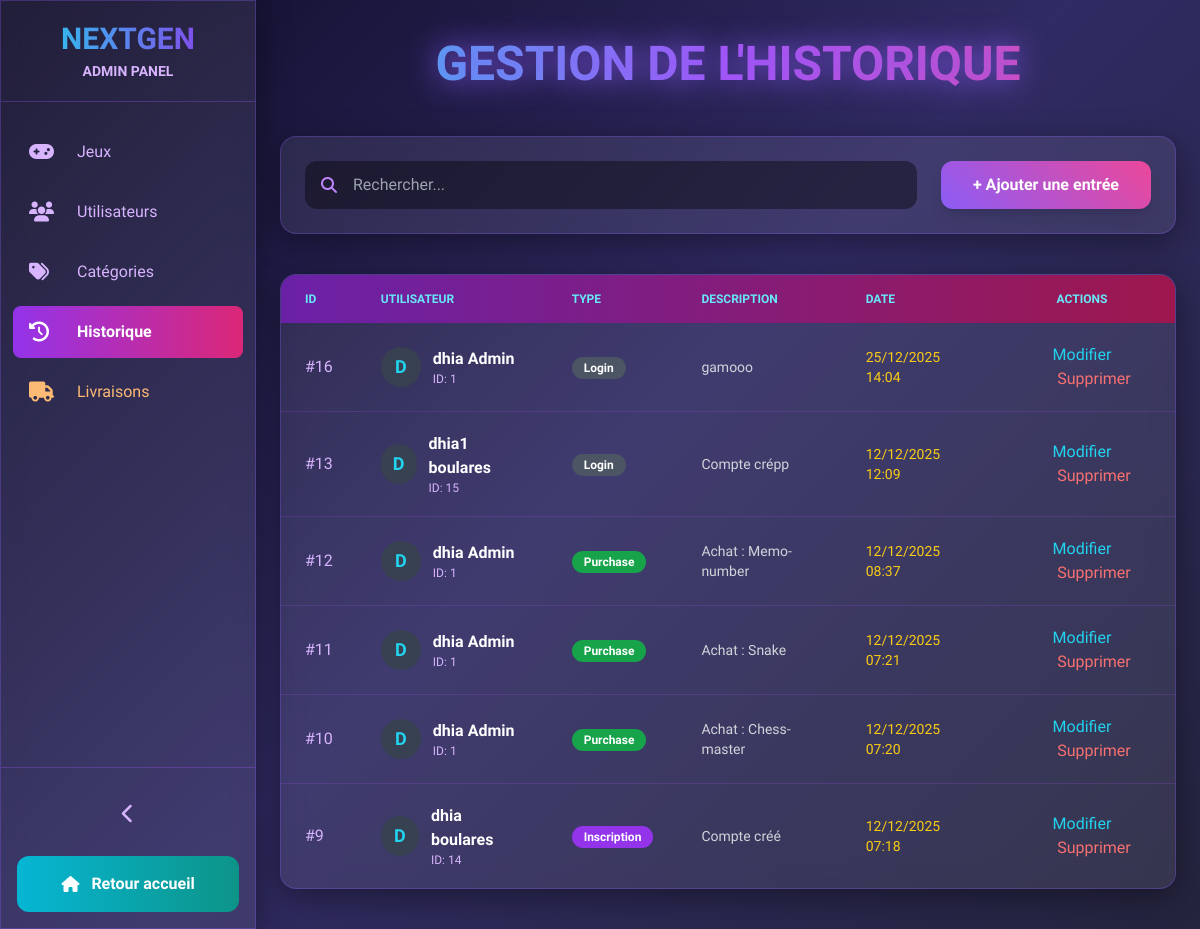
/view/backoffice/admin_historique.php (signed in), run on the app's committed database.
### tables this page shows
CREATE TABLE `historique` (
  `id_historique` int(11) NOT NULL,
  `id_user` int(11) NOT NULL,
  `type_action` varchar(100) NOT NULL,
  `description` text DEFAULT NULL,
  `date_action` datetime DEFAULT current_timestamp()
);

CREATE TABLE `users` (
  `id` int(11) NOT NULL,
  `nom` varchar(50) NOT NULL,
  `prenom` varchar(50) NOT NULL,
  `email` varchar(100) NOT NULL,
  `telephone` varchar(20) NOT NULL,
  `mdp` varchar(255) NOT NULL,
  `role` enum('user','admin') DEFAULT 'user',
  `created_at` timestamp NOT NULL DEFAULT current_timestamp(),
  `photo_profil` varchar(255) DEFAULT NULL,
  `credits` decimal(10,2) DEFAULT 0.00,
  `last_login` datetime DEFAULT NULL,
  `email_verified` tinyint(1) DEFAULT 0,
  `verification_code` char(6) DEFAULT NULL,
  `verification_expires` datetime DEFAULT NULL,
  `statut` enum('actif','suspendu','banni') DEFAULT 'actif',
  `date_inscription` datetime DEFAULT current_timestamp()
);

### view/backoffice/admin_historique.php (the view, shortened to what this page needs)
<?php
$pdo = Config::getConnexion();
$search = $_GET['search'] ?? '';
if ($search !== '') {
    $search = '%' . $search . '%';
    $stmt = $pdo->prepare("SELECT h.*, u.prenom, u.nom FROM historique h LEFT JOIN users u ON h.id_user = u.id WHERE u.prenom LIKE ? OR u.nom LIKE ? OR h.description LIKE ? OR h.type_action LIKE ? ORDER BY h.date_action DESC");
    $stmt->execute([$search, $search, $search, $search]);
    $allHistory = $stmt->fetchAll(PDO::FETCH_ASSOC);
} else {
    $allHistory = $pdo->query("SELECT h.*, u.prenom, u.nom FROM historique h LEFT JOIN users u ON h.id_user = u.id ORDER BY h.date_action DESC")->fetchAll(PDO::FETCH_ASSOC);
}
?>
<!DOCTYPE html>
<html lang="fr" class="h-full">
<head>
 <script src="https://cdn.tailwindcss.com"></script>
 <link href="https://cdnjs.cloudflare.com/ajax/libs/font-awesome/6.5.0/css/all.min.css" rel="stylesheet">
</head>
<body class="h-full" x-data="{ sidebarOpen: true }">
<aside :class="sidebarOpen ? 'sidebar-open' : 'sidebar-closed'" class="glass fixed inset-y-0 left-0 z-40 flex flex-col transition-all duration-300 overflow-hidden">
  <div class="p-5 text-center border-b border-purple-500/30">
    <h1 class="text-3xl font-black bg-gradient-to-r from-cyan-400 to-purple-600 bg-clip-text text-transparent">NEXTGEN</h1>
    <p x-show="sidebarOpen" class="text-purple-300 text-sm font-bold mt-1">ADMIN PANEL</p>
  </div>
  <nav class="flex-1 px-3 py-6 space-y-2">
    <?php $current = basename($_SERVER['PHP_SELF']); ?>
    <a href="admin_jeux.php" class="flex items-center space-x-4 px-4 py-3 rounded-lg transition <?= $current==='admin_jeux.php'?'bg-gradient-to-r from-purple-600 to-pink-600 text-white':'hover:bg-white/10 text-purple-300' ?>">
      <i class="fas fa-gamepad w-8 text-xl"></i><span x-show="sidebarOpen">Jeux</span>
    </a>
    <a href="admin_users.php" class="flex items-center space-x-4 px-4 py-3 rounded-lg transition <?= $current==='admin_users.php'?'bg-gradient-to-r from-purple-600 to-pink-600 text-white':'hover:bg-white/10 text-purple-300' ?>">
      <i class="fas fa-users w-8 text-xl"></i><span x-show="sidebarOpen">Utilisateurs</span>
    </a>
    <a href="admin_categories.php" class="flex items-center space-x-4 px-4 py-3 rounded-lg transition <?= $current==='admin_categories.php'?'bg-gradient-to-r from-purple-600 to-pink-600 text-white':'hover:bg-white/10 text-purple-300' ?>">
      <i class="fas fa-tags w-8 text-xl"></i><span x-show="sidebarOpen">Catégories</span>
    </a>
    <a href="admin_historique.php" class="flex items-center space-x-4 px-4 py-3 rounded-lg bg-gradient-to-r from-purple-600 to-pink-600 text-white font-bold">
      <i class="fas fa-history w-8 text-xl"></i><span x-show="sidebarOpen">Historique</span>
    </a>
<a href="admin_livraisons.php" class="flex items-center space-x-4 px-4 py-3 rounded-lg transition <?= $current==='admin_livraisons.php'?'bg-gradient-to-r from-orange-600 to-amber-600 text-white':'hover:bg-white/10 text-orange-300' ?>">
        <i class="fas fa-truck w-8 text-xl"></i><span x-show="sidebarOpen">Livraisons</span>
    </a>
  </nav>
  <div class="p-4 border-t border-purple-500/30">
    <button @click="sidebarOpen = !sidebarOpen" class="w-full py-4 hover:bg-white/5 rounded-lg">
      <i class="fas fa-chevron-left mx-auto text-xl text-purple-300" :class="{'rotate-180': !sidebarOpen}"></i>
    </button>
    <a href="../frontoffice/index.php" class="flex items-center justify-center gap-3 px-4 py-4 mt-3 rounded-xl bg-gradient-to-r from-cyan-500 to-teal-600 text-white font-bold hover:scale-105 transition">
      <i class="fas fa-home"></i><span x-show="sidebarOpen">Retour accueil</span>
    </a>
  </div>
</aside>
<main class="min-h-screen transition-all duration-300" :class="sidebarOpen ? 'lg:ml-64 ml-20' : 'ml-20'">
  <div class="max-w-7xl mx-auto px-6 py-10">
    <h1 class="text-center text-5xl font-black bg-gradient-to-r from-cyan-400 via-purple-500 to-pink-500 bg-clip-text text-transparent neon-text mb-12">
    </h1>
    <div class="flex flex-col sm:flex-row gap-6 mb-10 glass p-6 rounded-2xl">
      <form method="GET" class="flex-1">
        <div class="relative">
          <i class="fas fa-search absolute left-4 top-1/2 -translate-y-1/2 text-purple-400"></i>
          <input type="text" name="search" value="<?= htmlspecialchars($search) ?>" placeholder="Rechercher..." class="w-full pl-12 pr-4 py-3 bg-black/40 rounded-xl text-white focus:outline-none focus:ring-2 focus:ring-purple-500">
        </div>
      </form>
      <button onclick="document.getElementById('addModal').classList.remove('hidden')" class="btn-neon text-white font-bold py-3 px-8 rounded-xl shadow-lg hover:shadow-xl transition">
        + Ajouter une entrée
      </button>
    </div>
    <div class="glass rounded-2xl overflow-hidden">
      <div class="overflow-x-auto">
        <table class="w-full">
          <thead class="bg-gradient-to-r from-purple-800 to-pink-800">
            <tr>
              <th class="px-6 py-4 text-left text-xs font-bold text-cyan-300 uppercase">ID</th>
              <th class="px-6 py-4 text-left text-xs font-bold text-cyan-300 uppercase">Utilisateur</th>
              <th class="px-6 py-4 text-left text-xs font-bold text-cyan-300 uppercase">Type</th>
              <th class="px-6 py-4 text-left text-xs font-bold text-cyan-300 uppercase">Description</th>
              <th class="px-6 py-4 text-left text-xs font-bold text-cyan-300 uppercase">Date</th>
              <th class="px-6 py-4 text-center text-xs font-bold text-cyan-300 uppercase">Actions</th>
            </tr>
          </thead>
          <tbody class="divide-y divide-purple-500/20">
            <?php foreach ($allHistory as $h): ?>
            <tr class="hover:bg-white/5 transition">
              <td class="px-6 py-5 text-purple-300 font-medium">#<?= $h['id_historique'] ?></td>
              <td class="px-6 py-5">
                <div class="flex items-center gap-3">
                  <div class="w-10 h-10 bg-gray-700 rounded-full flex items-center justify-center text-lg font-bold text-cyan-400">
                    <?= strtoupper(substr($h['prenom']??'U', 0, 1)) ?>
                  </div>
                  <div>
                    <div class="font-semibold text-white"><?= htmlspecialchars($h['prenom']??'Inconnu') ?> <?= htmlspecialchars($h['nom']??'') ?></div>
                    <div class="text-purple-300 text-xs">ID: <?= $h['id_user'] ?></div>
                  </div>
                </div>
              </td>
              <td class="px-6 py-5">
                <span class="px-3 py-1 rounded-full text-xs font-bold text-white <?= $h['type_action']==='login'?'bg-gray-600':($h['type_action']==='purchase'?'bg-green-600':'bg-purple-600') ?>">
                  <?= ucfirst($h['type_action'] ?: 'Autre') ?>
                </span>
              </td>
              <td class="px-6 py-5 text-gray-300 text-sm"><?= htmlspecialchars($h['description']) ?></td>
              <td class="px-6 py-5 text-yellow-400 text-sm"><?= date('d/m/Y H:i', strtotime($h['date_action'])) ?></td>
              <td class="px-6 py-5 text-center space-x-6">
                <a href="?edit=<?= $h['id_historique'] ?>" class="text-cyan-400 hover:text-cyan-200 font-medium">Modifier</a>
                <a href="?delete=<?= $h['id_historique'] ?>" onclick="return confirm('Supprimer ?')" class="text-red-400 hover:text-red-300 font-medium">Supprimer</a>
              </td>
            </tr>
            <?php endforeach; ?>
          </tbody>
        </table>
      </div>
    </div>
  </div>
</main>
</body>
</html>

### view/backoffice/admin_historique.php (style rules this page uses)
body { background: linear-gradient(135deg, #0f0c29, #302b63, #24243e); font-family: 'Exo 2', sans-serif; color: #e0e7ff; }
.glass { background: rgba(255,255,255,0.08); backdrop-filter: blur(12px); border: 1px solid rgba(139,92,246,0.3); box-shadow: 0 8px 32px rgba(0,0,0,0.4); }
.neon-text { text-shadow: 0 0 30px #8b5cf6; }
.btn-neon { background: linear-gradient(45deg, #8b5cf6, #ec4899); box-shadow: 0 0 30px rgba(139,92,246,0.6); }
.sidebar-open { width: 16rem; }

### data on the page
historique: id_historique "16", id_user.prenom "D", id_user.prenom "dhia", id_user.nom "Admin", id_user "1", type_action "Login", description "gamooo", date_action "25/12/2025 14:04"
historique: id_historique "13", id_user.prenom "D", id_user.prenom "dhia1", id_user.nom "boulares", id_user "15", type_action "Login", description "Compte crépp", date_action "12/12/2025 12:09"
historique: id_historique "12", id_user.prenom "D", id_user.prenom "dhia", id_user.nom "Admin", id_user "1", type_action "Purchase", description "Achat : Memo-number", date_action "12/12/2025 08:37"
historique: id_historique "11", id_user.prenom "D", id_user.prenom "dhia", id_user.nom "Admin", id_user "1", type_action "Purchase", description "Achat : Snake", date_action "12/12/2025 07:21"
historique: id_historique "10", id_user.prenom "D", id_user.prenom "dhia", id_user.nom "Admin", id_user "1", type_action "Purchase", description "Achat : Chess-master", date_action "12/12/2025 07:20"
historique: id_historique "9", id_user.prenom "D", id_user.prenom "dhia", id_user.nom "boulares", id_user "14", type_action "Inscription", description "Compte créé", date_action "12/12/2025 07:18"
